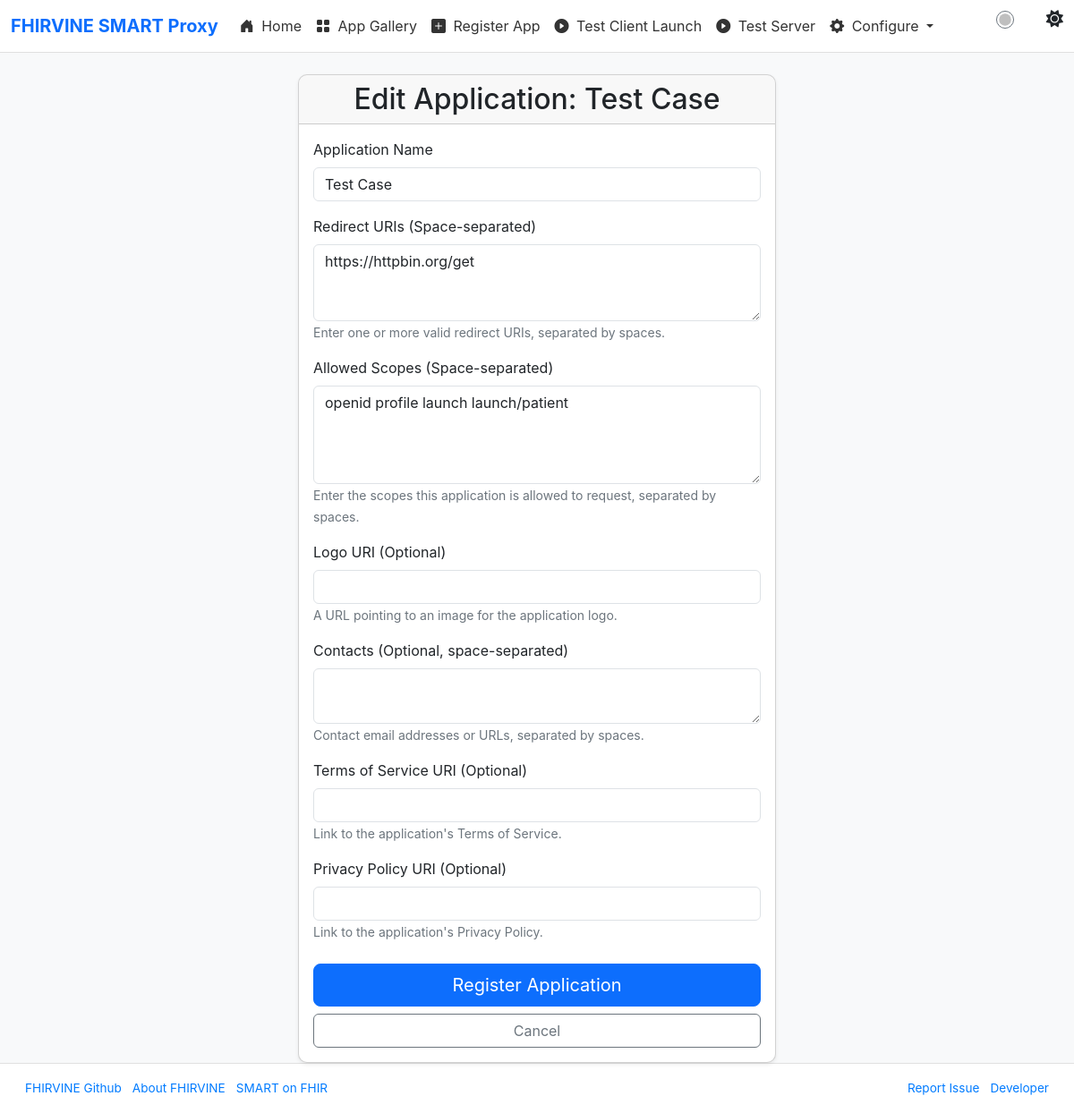
The app's page /edit-app/1 with its own data.
### models.py (models this page shows, shortened)
class RegisteredApp(database.Model):
    __tablename__ = 'registered_apps'
    id = database.Column(database.Integer, primary_key=True)
    app_name = database.Column(database.String(100), unique=True, nullable=False)
    client_id = database.Column(database.String(100), unique=True, nullable=False)
    client_secret_hash = database.Column(database.String(200), nullable=False)
    redirect_uris = database.Column(database.Text, nullable=False)
    scopes = database.Column(database.Text, nullable=False)
    logo_uri = database.Column(database.String(255))
    contacts = database.Column(database.Text)
    tos_uri = database.Column(database.String(255))
    policy_uri = database.Column(database.String(255))
    jwks_uri = database.Column(database.String(255))
    date_registered = database.Column(database.DateTime, default=datetime.utcnow)
    last_updated = database.Column(database.DateTime, onupdate=datetime.utcnow)
    is_test_app = database.Column(database.Boolean, default=False)
    test_app_expires_at = database.Column(database.DateTime)

### app.py (the view, shortened to what this page needs)
    @app.route('/edit-app/<int:app_id>', methods=['GET', 'POST'])
    def edit_app(app_id):
        app = RegisteredApp.query.get_or_404(app_id)
        form = RegisterAppForm(obj=app)
        return render_template('app_gallery/edit.html', form=form, app=app)

### templates/app_gallery/edit.html (shortened to what this page needs)
{% extends "base.html" %}
{% from "_formhelpers.html" import render_field %}
{% block content %}
<div class="container mt-4">
    <div class="row justify-content-center">
        <div class="col-md-8 col-lg-6">
            <div class="card shadow-sm">
                <div class="card-header">
                    <h2 class="text-center mb-0">Edit Application: {{ app.app_name }}</h2>
                </div>
                <div class="card-body">
                    <form method="POST" action="{{ url_for('edit_app', app_id=app.id) }}" novalidate>
                        {{ render_field(form.app_name, value=app.app_name) }}
                        {{ render_field(form.redirect_uris, value=app.redirect_uris, rows=3) }}
                        {{ render_field(form.scopes, value=app.scopes, rows=4) }}
                        {{ render_field(form.logo_uri, value=app.logo_uri, autocomplete="off") }}
                        {{ render_field(form.contacts, value=app.contacts, rows=2, autocomplete="off") }}
                        {{ render_field(form.tos_uri, value=app.tos_uri, autocomplete="off") }}
                        {{ render_field(form.policy_uri, value=app.policy_uri, autocomplete="off") }}
                        <div class="d-grid gap-2 mt-4">
                            {{ form.submit(class="btn btn-primary btn-lg") }}
                            <a href="{{ url_for('app_gallery') }}" class="btn btn-outline-secondary">Cancel</a>
                        </div>
                    </form>
                </div>
            </div>
        </div>
    </div>
</div>
{% endblock %}

### templates/_formhelpers.html (shortened to what this page needs)
{% macro render_field(field, value=None, rows=None, autocomplete=None) %}
<div class="mb-3">
    {{ field.label(class="form-label") }}
    {% if field.type == "TextAreaField" %}
        {{ field(class="form-control " + ("is-invalid" if field.errors else ""), value=value or '', rows=rows or 3, autocomplete=autocomplete) }}
    {% else %}
        {{ field(class="form-control " + ("is-invalid" if field.errors else ""), value=value or '', autocomplete=autocomplete) }}
    {% endif %}
    <small class="form-text text-muted">{{ field.description }}</small>
</div>
{% endmacro %}

### templates/base.html (style rules this page uses)
body { font-family: 'Inter', -apple-system, BlinkMacSystemFont, 'Segoe UI', Roboto, sans-serif; background-color: #f8f9fa; color: #212529; display: flex; flex-direction: column; min-height: 100vh; margin: 0; }
.card { background-color: #ffffff; border-radius: 10px; overflow: hidden; transition: transform 0.2s ease, box-shadow 0.2s ease; }
.text-muted { color: #6c757d !important; }

### records on screen
RegisteredApp: app_name "Test Case", redirect_uris "https://httpbin.org/get", scopes "openid profile launch launch/patient"

### other values on screen
{{ site_name }} "FHIRVINE SMART Proxy"
{{ field.label(class="form-label") }} "Application Name Redirect URIs (Space-separated) Allowed Scopes (Space-separated) Logo URI (Optional) Contacts (Optional, space-separated) Terms of Service URI (Optional) Privacy Policy URI (Optional)"
